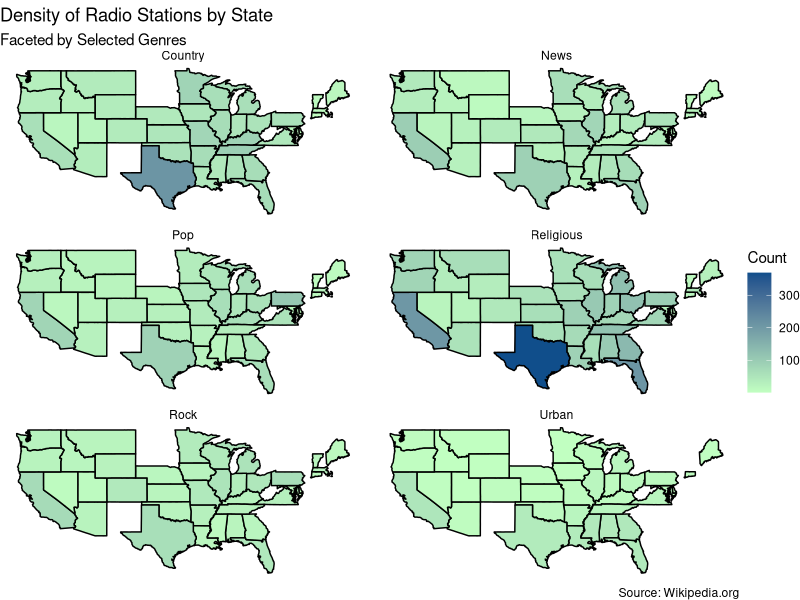
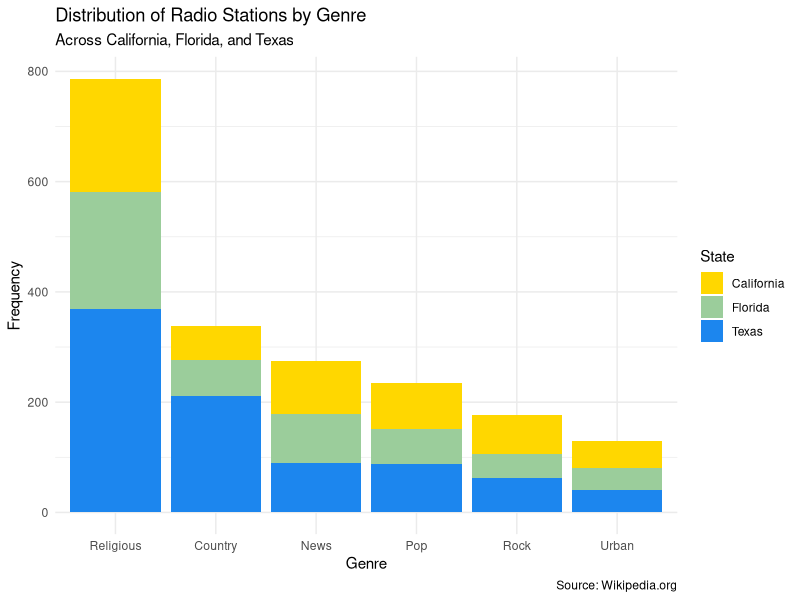
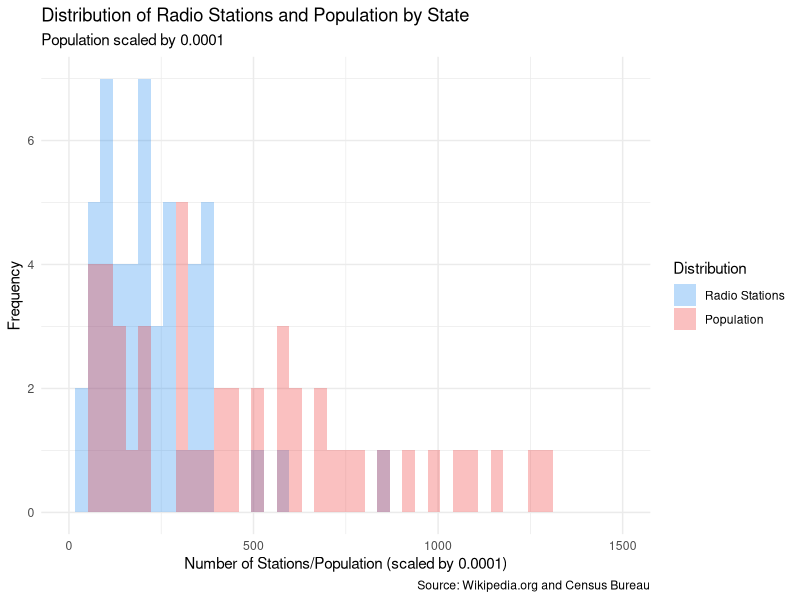
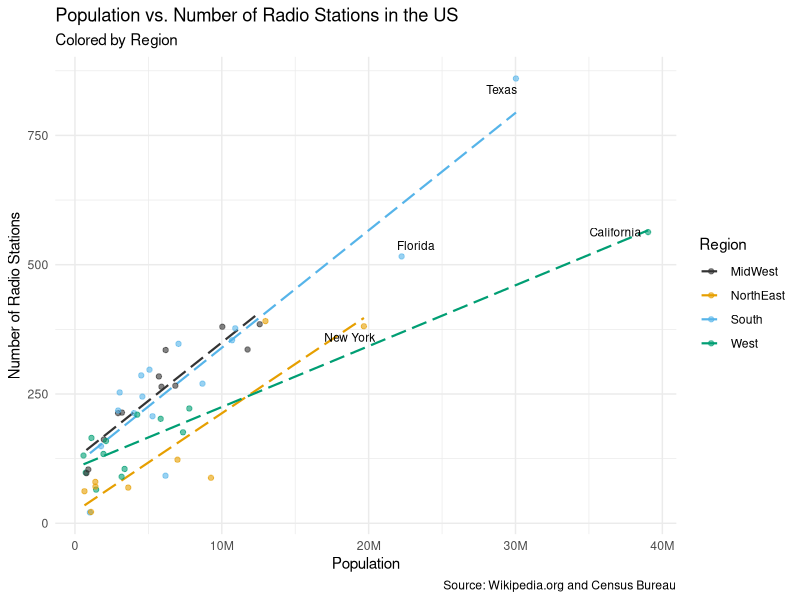

Write R code to recreate these figures, in order.
## ---- chunk 1
#| label: load-packages
#| include: false

# Add any additional packages you need to this chunk
# Remove any packages from this list that you're not using

library(tidyverse)
library(ggrepel)
library(scales)
library(maps)
library(forcats)
## ---- chunk 2
#| label: setup
#| include: false

# For better figure resolution
knitr::opts_chunk$set(
  fig.retina = 3, 
  dpi = 300, 
  fig.width = 6, 
  fig.asp = 0.618, 
  out.width = "70%"
  )
## ---- chunk 3
#| label: load-data
#| include: false

# Load your data here
state_stations <- read_csv(file = 'data/state_stations.csv')
pop_data <- read_csv("data/population_data_2022.csv")
## ---- chunk 4
#| label: genre list
#| echo: false
#| warning: false

Genre_Lists <- list(
    c('Religious', 'Christian', 'Gospel', 'Religion', 'Catholic', 'worship'),
    c('Urban', 'R&B', 'Blues', 'Rhythmic','Rhythym and Blues','Hip Hop', 
     'mainstream urban', 'Urban adult contemporary', 'Urban contemporary'),
    c('Pop', 'Contemporary Hit', 'adult contemporary', 'Top 40 (CHR)', 
    'Hot AC', 'CHR'),
    c( 'Rock', 'Alternative','Indie'),
    c('Country','Southern', 'Bluegrass'),
    c('News', 'News/Talk', 'Talk'))
## ---- chunk 5
#| label: data prep for Q1
#| echo: false
#| warning: false


#https://stackoverflow.com/questions/62396968/how-can-i-group-a-column-based-off-of-a-list-of-string-patterns-in-r

state_stations <- read_csv(file = 'data/state_stations.csv')

tmpstr <- Reduce(function(s, lst) gsub(paste0("(", paste(lst, collapse = "|"),
                ")"), lst[1], s, ignore.case = TRUE),
                Genre_Lists, init = state_stations$format)

tmpGenres <- regmatches(tmpstr,
                gregexpr(paste0("(", paste0(sapply(Genre_Lists, `[[`,
                1), collapse = "|"), ")"),tmpstr, ignore.case = TRUE))

tmpGenres <- replace(tmpGenres, sapply(tmpGenres, Negate(length)),
                NA_character_)

tmpGenres <- sapply(tmpGenres, tail, n = 1)
tmpGenres[ is.na(tmpGenres) ] <- "Not Found"
state_stations$Genre <- tmpGenres

state_stations<-state_stations|>
  filter(!is.na(format))|>
  filter(Genre!='Not Found')

us_states <- map_data("state")

number_stations <- state_stations |>
  group_by(state, Genre) |>
  summarise(n = n())

number_stations <- drop_na(number_stations)
number_stations$state <- tolower(number_stations$state)
merged_stations <- full_join(us_states, number_stations, 
                             by = c("region" = "state"))

merged_stations <- merged_stations|>
  filter(!is.na(region))|>
  filter(!is.na(Genre))

CFT<- state_stations|>
  filter(state == "Texas" | state =="California" | state == "Florida") |>
  select(c(state, Genre)) |>
  group_by(state, Genre)
## ---- chunk 6
#| label: Q1 plot-1
#| echo: false
#| warning: false

# uses cleaned data from above chunk and plots choropleth map

ggplot() +
  geom_polygon(data = merged_stations, 
               aes(x = long, y = lat, group = group, fill = n), 
               color = "black") +
  facet_wrap(~ Genre, nrow=3, ncol=2, scales="free") +
  scale_fill_continuous(
  low = "darkseagreen1",high = "dodgerblue4") +
  labs(x = "", 
      title ="Density of Radio Stations by State",
      subtitle = "Faceted by Selected Genres",
      fill = "Count",
      caption = "Source: Wikipedia.org") + 
      theme_void()

## ---- chunk 7
#| label: Q1 plot-2
#| echo: false
#| warning: false

# uses cleaned data in above chunk and plots bar plot
ggplot(data=CFT, aes(x=fct_infreq(Genre), fill=state))+geom_bar() +
  scale_fill_manual(values=c('gold', 'darkseagreen3', 'dodgerblue2')) +
  theme_minimal() +
  labs(x = "Genre", 
      y = "Frequency",
      title ="Distribution of Radio Stations by Genre",
      subtitle = "Across California, Florida, and Texas",
      fill="State",
      caption = "Source: Wikipedia.org")

## ---- chunk 8
#| label: data prep for Q2
#| echo: false
#| warning: false

pop_data <- read_csv("data/population_data_2022.csv")

# label states
pop_data <- pop_data |> 
  mutate(
    region_name = case_when(
      REGION == 1 ~ "NorthEast",
      REGION == 2 ~ "MidWest",
      REGION == 3 ~ "South",
      REGION == 4 ~ "West",)) |> 
    select(region_name, NAME, POPESTIMATE2022)

# remove region names
pop_data <- pop_data[-c(1:14),]

# remove Puerto Rico
pop_data <- subset(pop_data, region_name != "Puerto Rico")

# remove '_" from space station state colums
state_stations$state <- sub("_", " ", state_stations$state)

state_stations_pop <- merge(x = state_stations, y = pop_data, by.x = "state",
                        by.y = "NAME")

state_stations_pop_reg <- distinct(state_stations_pop |> group_by(state) |> 
                            summarise(n = n(), region_name = region_name,
                            pop_2022 = POPESTIMATE2022))
station_count <- distinct(state_stations_pop |> 
      group_by(state) |> 
      summarise(n=n(), region_name=region_name, population = POPESTIMATE2022))
trial<-station_count |>
  mutate(new_population=population/10000) |>
  pivot_longer(cols=c("n", "new_population"),
               names_to="Distribution",
               values_to='x_value')

## ---- chunk 9
#| label: Q2 plot-1
#| echo: false
#| warning: false

#uses cleaned data from above chunk and plots histogram distribution

#https://stackoverflow.com/questions/6957549/overlaying-histograms-with-ggplot2-in-r
ggplot(data=trial, aes(x=x_value, fill= Distribution)) +
  geom_histogram(alpha = 0.3,bins=45,position="identity") + 
  xlim(0,1500) +
  labs(
    x = "Number of Stations/Population (scaled by 0.0001)",
    y = "Frequency",
    title = "Distribution of Radio Stations and Population by State",
    subtitle = "Population scaled by 0.0001",
    caption = "Source: Wikipedia.org and Census Bureau") + 
    scale_fill_manual(labels=c("Radio Stations", "Population"),
          values=c("dodgerblue2", "firebrick2")) +
    theme_minimal()
## ---- chunk 10
#| label: Q2 plot-2
#| echo: false
#| warning: false

#uses cleaned data from above chunk and plots scatter plot by region

ggplot(state_stations_pop_reg, aes(x = pop_2022, y = n, color = region_name)) +
  geom_smooth(method = "lm", se = FALSE, size = 0.75, linetype = "longdash") +
  geom_point(alpha = 0.6) +
  geom_text_repel(
    data=subset(state_stations_pop_reg, pop_2022 > 15000000 | n > 500), 
    aes(label = state), 
    color = "black", 
    size = 3) +
  scale_x_continuous(labels = label_number(scale_cut = cut_short_scale())) +
  scale_color_manual(values = c("#333333", "#E69F00", "#56B4E9", "#009E73")) +
  labs(x = "Population", 
      y = "Number of Radio Stations", 
      title = "Population vs. Number of Radio Stations in the US",
      subtitle = "Colored by Region",
      color = "Region",
      caption = "Source: Wikipedia.org and Census Bureau") + 
      theme_minimal()
